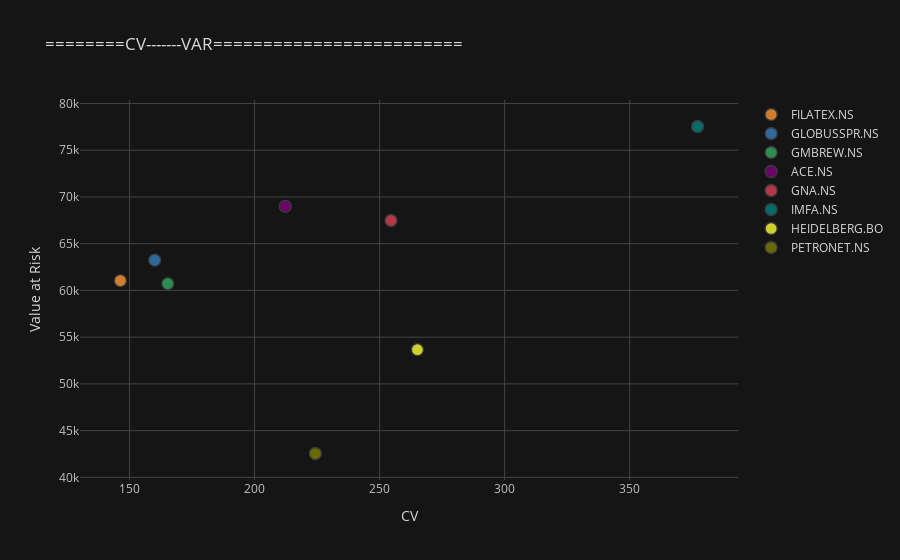

The notebook cell saved with this chart:
### Code cell
df2.iplot(kind="scatter",
              x="CV", y='Value at Risk',
              mode='markers',
              xTitle="CV", yTitle="Value at Risk",
              title="========CV-------VAR=========================", categories="Ticker",theme="solar")

### Figure 1 — Plotly figure (JSON) as saved in the notebook; plotly's stock layout.template omitted (floating-point values rounded to 4 significant figures)
{"data": [{"marker": {"color": "rgba(255, 153, 51, 1.0)", "line": {"width": 1.3}, "opacity": 0.8, "size": 12, "symbol": "circle"}, "mode": "markers", "name": "FILATEX.NS", "textfont": {"color": "#D9D9D9"}, "type": "scatter", "x": [146.3], "y": [61040.0]}, {"marker": {"color": "rgba(55, 128, 191, 1.0)", "line": {"width": 1.3}, "opacity": 0.8, "size": 12, "symbol": "circle"}, "mode": "markers", "name": "GLOBUSSPR.NS", "textfont": {"color": "#D9D9D9"}, "type": "scatter", "x": [160.1], "y": [63240.0]}, {"marker": {"color": "rgba(50, 171, 96, 1.0)", "line": {"width": 1.3}, "opacity": 0.8, "size": 12, "symbol": "circle"}, "mode": "markers", "name": "GMBREW.NS", "textfont": {"color": "#D9D9D9"}, "type": "scatter", "x": [165.3], "y": [60730.0]}, {"marker": {"color": "rgba(128, 0, 128, 1.0)", "line": {"width": 1.3}, "opacity": 0.8, "size": 12, "symbol": "circle"}, "mode": "markers", "name": "ACE.NS", "textfont": {"color": "#D9D9D9"}, "type": "scatter", "x": [212.3], "y": [69000.0]}, {"marker": {"color": "rgba(219, 64, 82, 1.0)", "line": {"width": 1.3}, "opacity": 0.8, "size": 12, "symbol": "circle"}, "mode": "markers", "name": "GNA.NS", "textfont": {"color": "#D9D9D9"}, "type": "scatter", "x": [254.6], "y": [67480.0]}, {"marker": {"color": "rgba(0, 128, 128, 1.0)", "line": {"width": 1.3}, "opacity": 0.8, "size": 12, "symbol": "circle"}, "mode": "markers", "name": "IMFA.NS", "textfont": {"color": "#D9D9D9"}, "type": "scatter", "x": [377.2], "y": [77540.0]}, {"marker": {"color": "rgba(255, 255, 51, 1.0)", "line": {"width": 1.3}, "opacity": 0.8, "size": 12, "symbol": "circle"}, "mode": "markers", "name": "HEIDELBERG.BO", "textfont": {"color": "#D9D9D9"}, "type": "scatter", "x": [265.1], "y": [53660.0]}, {"marker": {"color": "rgba(128, 128, 0, 1.0)", "line": {"width": 1.3}, "opacity": 0.8, "size": 12, "symbol": "circle"}, "mode": "markers", "name": "PETRONET.NS", "textfont": {"color": "#D9D9D9"}, "type": "scatter", "x": [224.3], "y": [42550.0]}], "layout": {"legend": {"bgcolor": "#151516", "font": {"color": "#D9D9D9"}}, "paper_bgcolor": "#151516", "plot_bgcolor": "#151516", "title": {"font": {"color": "#D9D9D9"}, "text": "========CV-------VAR========================="}, "xaxis": {"gridcolor": "#434343", "showgrid": true, "tickfont": {"color": "#C2C2C2"}, "title": {"font": {"color": "#D9D9D9"}, "text": "CV"}, "zerolinecolor": "#666570"}, "yaxis": {"gridcolor": "#434343", "showgrid": true, "tickfont": {"color": "#C2C2C2"}, "title": {"font": {"color": "#D9D9D9"}, "text": "Value at Risk"}, "zerolinecolor": "#666570"}}}
